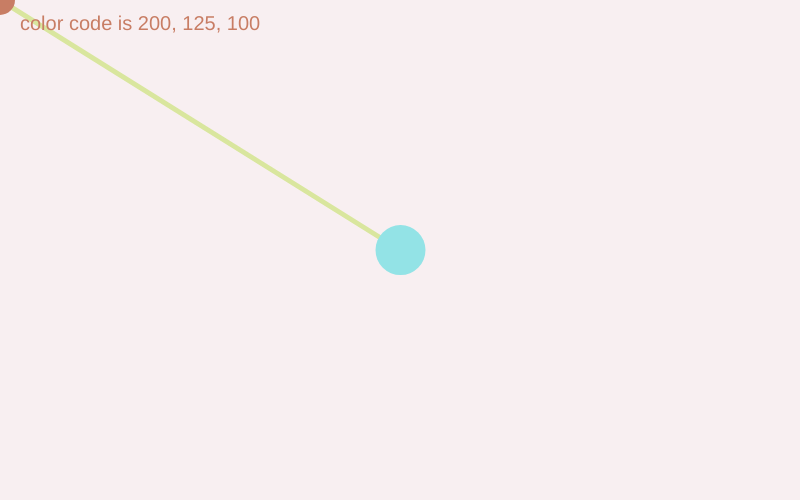
Frame 1 (no input)
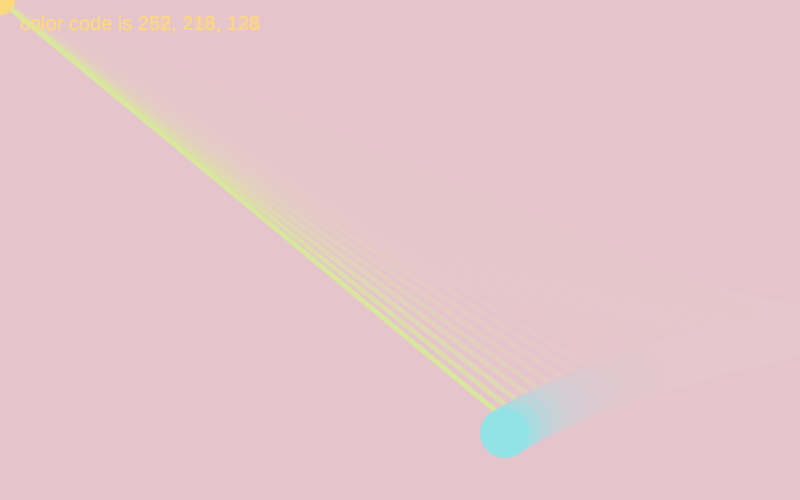
Frame 60 (no input)
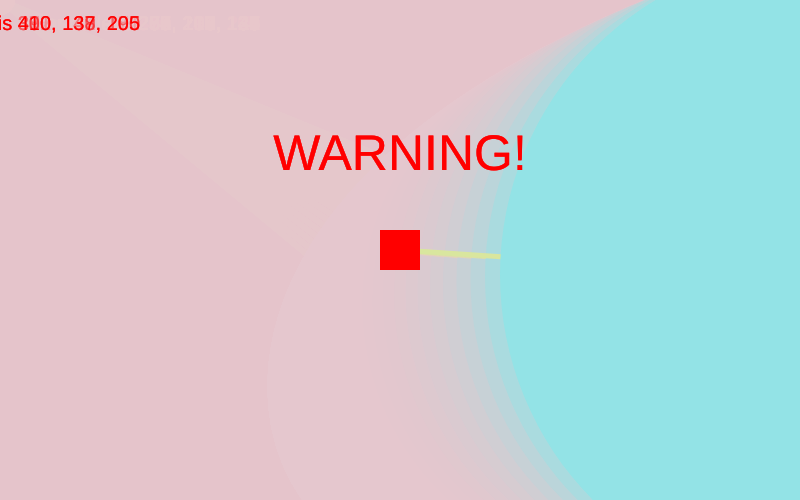
Frame 120 (the mouse pressed at the canvas centre since frame 60)

The p5.js sketch that drew these frames (run headless with seeded random() and noise() and a simulated clock; from frame 60 on, the mouse is pressed at the canvas centre):

// p5.js sketch
// ── sketch.js
let myvector ;
let gravityx = 0.5;
let gravityy = 0.1;

function setup() {
  createCanvas(800, 500);
  myvector = new myClass () ;

}

function draw() {
  background(230,195,204,70);
  gravity01 = createVector(gravityx, gravityy);
  myvector.addForce(gravity01);
  
  stroke (217,230,158);
  strokeWeight(5);
  line(myvector.pos.x, myvector.pos.y, mouseX, mouseY); 
  
  myvector.update();
  myvector.show();
  
  // let print01 = print ('color code is '+int(myvector.pos.x/2)+', ' +      int(myvector.pos.y/2) + ', ' + int(myvector.pos.x/4));
  textSize (20);
  text ('color code is ' + int(myvector.pos.x/2)+', ' + int(myvector.pos.y/2) + ', ' + int(myvector.pos.x/4),20,30);
  
}

function keyPressed () {
  if(keyCode === 65) { //'A'left
    gravityx = - 0.5;
    gravityy = 0;
  } 
  if(keyCode === 87) { //'W'up
    gravityx = 0;
    gravityy = -0.5;
  } 
    if(keyCode === 68) { //'D'left
    gravityx = 0.5 ;
    gravityy = 0 ;
  } 
    if(keyCode === 83) { //'S'down
    gravityx = 0;
    gravityy = 0.5;
  } 
    if(keyCode === 32) { //'space' reset
    gravityx = 0.5;
    gravityy = 0.1;
  } 
  
  
} 


 

// ── myClass.js
class myClass{
 constructor() {
  this.pos = createVector (width/2,height/2);
  this.vel = createVector (0,0);
  this.acc = createVector (0,0);
  this.w = 50;
}
  addForce(aForce) {
  this.acc.add(aForce);

  }
 update() {
  this.checkedges () ;
  this.vel.add(this.acc);
  this.pos.add(this.vel);

  this.acc.set(0, 0);


}
 show() {
    noStroke();
    fill(147,227,230);
    ellipse(this.pos.x, this.pos.y, this.w, this.w);
//     fill (this.pos.x/2, this.pos.y/2,this.pos.x/4); //(230,142,86);
//     ellipse(mouseX, mouseY, this.w-20, this.w-20);

   if (mouseIsPressed) {
    this.w = this.w + 10;
    fill (255,0,0); //(230,142,86);
    rectMode (CENTER);
    rect(mouseX, mouseY, 40);

    textSize (50);
    textAlign(CENTER);
    fill(255,0,0);
    text ('WARNING!',mouseX,mouseY-80);

   } else {
    this.w = 50;
    fill (this.pos.x/2, this.pos.y/2,this.pos.x/4); //(230,142,86);
    ellipse(mouseX, mouseY, 30, 30);
     }
}
  checkedges () {
     if (this.pos.y > height) {
      this.vel.y = this.vel.y * -1;
      this.pos.y = height;
     }
        if (this.pos.x > width) {
      this.vel.x = this.vel.x * -1;
      this.pos.x = width;
  }
    if (this.pos.y < 0) {
      this.vel.y = this.vel.y * -1;
      this.pos.y = 0;
     }
        if (this.pos.x < 0) {
      this.vel.x = this.vel.x * -1;
      this.pos.x = 0;
  }
 }

}
